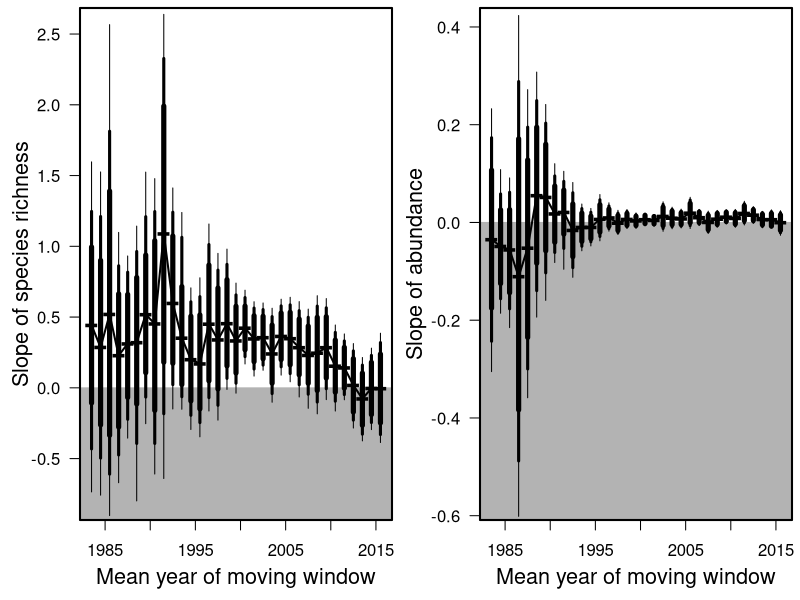

Source code (R):
##Set working directory
setwd("C:/Users/ewelti/Desktop/git/EuroAquaticMacroInverts/")

# attach data
MA <- read.csv("outputs/movingAve_YrEsts_6yr.csv")
MA$meanYr <- (MA$StartYear+ 4.5)

tiff(filename = "MovingAverages.tiff", width = 11, height = 6, units = 'in', res = 600, compression = 'lzw')
par(mfrow=c(1,2),mar=c(4,4,0.4,0.4))

#plot for spp richness
SR <- subset(MA, Response == "spp_richness")
#select yrs with enough sites to be representative
SRs <- SR[ which(SR$site_num >=50), ]

plot(SRs$Estimate~SRs$meanYr,ylab="", cex=1.5, xlab="", type="n", las=1, ylim=c(-0.8,2.55))
title(ylab="Slope of species richness", line=2.4,cex.lab=1.3)
title(xlab="Mean year of moving window", line=2.4,cex.lab=1.3)
polygon(x = c(0, 0, 2040, 2040), y = c(-10, 0, 0, -10), col = "grey70",border = "grey70")
box(lwd=2)
points(SRs$Estimate~SRs$meanYr,pch="-", col=1,cex=3)
points(SRs$Estimate~SRs$meanYr,type="l",lwd=2)
arrows(SRs$meanYr, SRs$Q2.5, SRs$meanYr, SRs$Q97.5, length=0.05, angle=90, code=0,lwd=1)
arrows(SRs$meanYr, SRs$Q5, SRs$meanYr, SRs$Q95, length=0.05, angle=90, code=0,lwd=3)
arrows(SRs$meanYr, SRs$Q10, SRs$meanYr, SRs$Q90, length=0.05, angle=90, code=0,lwd=5)

#plot for abundance
SR <- subset(MA, Response == "abundance")
#select yrs with enough sites to be representative
SRs <- SR[ which(SR$site_num >=50), ]

plot(SRs$Estimate~SRs$meanYr,ylab="", cex=1.5, xlab="", type="n", las=1, ylim=c(-0.57,0.4))
title(ylab="Slope of abundance", line=2.7,cex.lab=1.3)
title(xlab="Mean year of moving window", line=2.4,cex.lab=1.3)
polygon(x = c(0, 0, 2040, 2040), y = c(-10, 0, 0, -10), col = "grey70",border = "grey70")
box(lwd=2)
points(SRs$Estimate~SRs$meanYr,pch="-", col=1,cex=3)
points(SRs$Estimate~SRs$meanYr,type="l",lwd=2)
arrows(SRs$meanYr, SRs$Q2.5, SRs$meanYr, SRs$Q97.5, length=0.05, angle=90, code=0,lwd=1)
arrows(SRs$meanYr, SRs$Q5, SRs$meanYr, SRs$Q95, length=0.05, angle=90, code=0,lwd=3)
arrows(SRs$meanYr, SRs$Q10, SRs$meanYr, SRs$Q90, length=0.05, angle=90, code=0,lwd=5)

dev.off()
